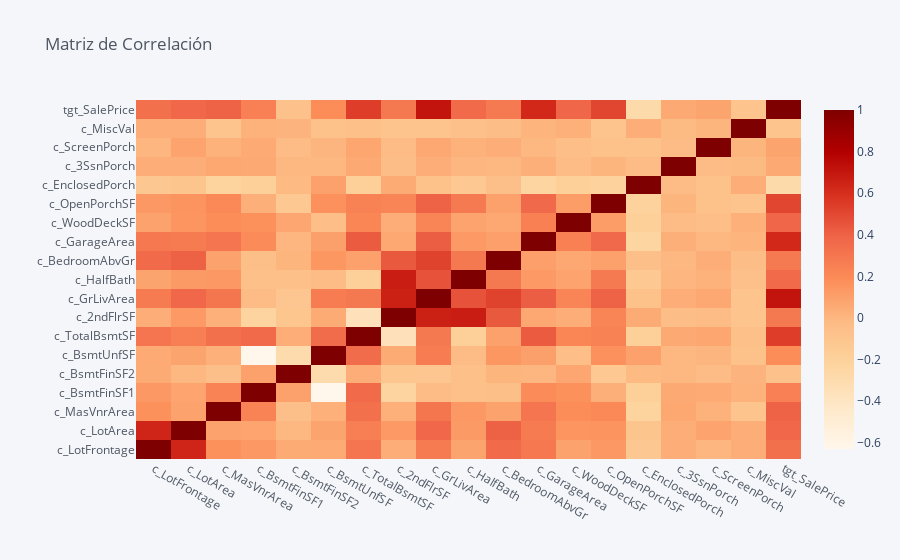

Notebook code cell kept with this figure:
### Code cell
X_train[feats].corr(method="spearman").iplot(kind="heatmap",colorscale="orrd",title="Matriz de Correlación")

### Figure 1 — Plotly figure (JSON) as saved in the notebook; plotly's stock layout.template omitted (floating-point values rounded to 4 significant figures; data arrays with more than 128 entries replaced by an {"elided": "..."} marker saying what was removed)
{"data": [{"colorscale": [[0, "rgb(255,247,236)"], [0.125, "rgb(254,232,200)"], [0.25, "rgb(253,212,158)"], [0.375, "rgb(253,187,132)"], [0.5, "rgb(252,141,89)"], [0.625, "rgb(239,101,72)"], [0.75, "rgb(215,48,31)"], [0.875, "rgb(179,0,0)"], [1, "rgb(127,0,0)"]], "type": "heatmap", "x": ["c_LotFrontage", "c_LotArea", "c_MasVnrArea", "c_BsmtFinSF1", "c_BsmtFinSF2", "c_BsmtUnfSF", "c_TotalBsmtSF", "c_2ndFlrSF", "c_GrLivArea", "c_HalfBath", "c_BedroomAbvGr", "c_GarageArea", "c_WoodDeckSF", "c_OpenPorchSF", "c_EnclosedPorch", "c_3SsnPorch", "c_ScreenPorch", "c_MiscVal", "tgt_SalePrice"], "y": ["c_LotFrontage", "c_LotArea", "c_MasVnrArea", "c_BsmtFinSF1", "c_BsmtFinSF2", "c_BsmtUnfSF", "c_TotalBsmtSF", "c_2ndFlrSF", "c_GrLivArea", "c_HalfBath", "c_BedroomAbvGr", "c_GarageArea", "c_WoodDeckSF", "c_OpenPorchSF", "c_EnclosedPorch", "c_3SsnPorch", "c_ScreenPorch", "c_MiscVal", "tgt_SalePrice"], "z": {"elided": "19x19 float values"}, "zmax": 1, "zmin": -0.6304}], "layout": {"legend": {"bgcolor": "#F5F6F9", "font": {"color": "#4D5663"}}, "paper_bgcolor": "#F5F6F9", "plot_bgcolor": "#F5F6F9", "title": {"font": {"color": "#4D5663"}, "text": "Matriz de Correlación"}, "xaxis": {"gridcolor": "#E1E5ED", "showgrid": true, "tickfont": {"color": "#4D5663"}, "title": {"font": {"color": "#4D5663"}, "text": ""}, "zerolinecolor": "#E1E5ED"}, "yaxis": {"gridcolor": "#E1E5ED", "showgrid": true, "tickfont": {"color": "#4D5663"}, "title": {"font": {"color": "#4D5663"}, "text": ""}, "zerolinecolor": "#E1E5ED"}}}
